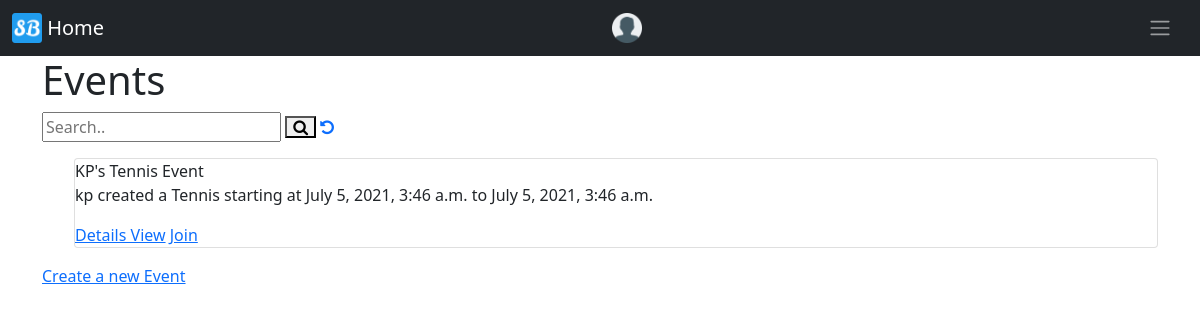
The page /home/eventslist/1 on the database as committed earlier.
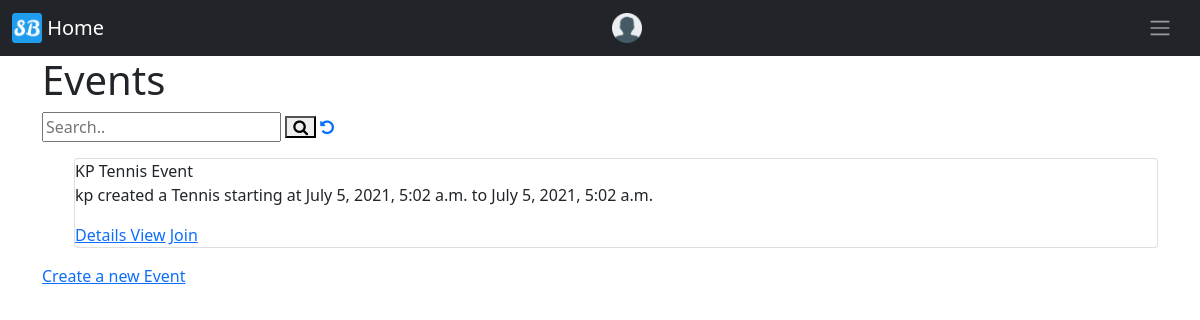
The same page on the database as committed later.
### SportsBuddyApp/models.py (models this page shows, shortened)
class Event(models.Model):
    event_name = models.CharField(max_length=50, default="Event Name")
    event_description = models.TextField(default="Event Description")
    creator = models.ForeignKey(
        User, on_delete=CASCADE, related_name='events', default=None)
    sport = models.ForeignKey(Sport, related_name='events', on_delete=CASCADE)
    start_date = models.DateField(default=datetime.datetime.now)
    start_time = models.DateTimeField()
    end_time = models.DateTimeField()
    radius = models.IntegerField()
    num_of_players = models.IntegerField(default=1)
    proficiency = models.IntegerField(
        default=Proficiency.LOW, choices=Proficiency.choices)
    competitive = models.BooleanField(default=False)
    interested_users = models.ManyToManyField(
        User, related_name="events_interested_in", blank=True)
    confirmed_users = models.ManyToManyField(
        User, related_name="events_confirmed_in", blank=True)
    def __str__(self):
        return self.event_name

class Sport(models.Model):
    name = models.CharField(max_length=50)
    open_events = models.IntegerField()

### SportsBuddyApp/views.py (the view, shortened to what this page needs)
# urls.py: path('eventslist/<int:sport_id>', EventListView.as_view(), name='event-list'),
class EventListView(ListView):
    model = Event
    template_name = 'SportsBuddyApp/event_list.html'
    def get(self, request, sport_id):
        sport = Sport.objects.get(id=self.kwargs['sport_id'])
        event_list = sport.events.all()
        strval = request.GET.get("search", False)
        print(strval)
        if strval:
            query = Q(event_name__icontains=strval)
            query.add(Q(event_description__icontains=strval), Q.OR)
            event_list = event_list.filter(
                query).select_related().distinct().order_by('event_name')[:10]
        else:
            event_list = event_list.order_by('event_name')[:10]
        print(event_list)
        ctx = {'event_list': event_list,
               'search': strval, 'sport_id': sport_id}
        return render(request, self.template_name, ctx)

### SportsBuddyApp/templates/SportsBuddyApp/event_list.html (shortened to what this page needs)
{% extends "base.html" %}
{%block content%}
<h1>{{sport.name}} Events</h1>
<form>
  <input type="text" placeholder="Search.." name="search"
  >
  <button type="submit"><i class="fa fa-search"></i></button>
<a href="{{sport.id}}"><i class="fa fa-undo"></i></a>
</form>
<ul>
    {% for event in event_list %}
    {%if event.sport.id == sport_id%}
        <div class="card blue-grey darken-1">
          <div class="card-content white-text">
            <span class="card-title">{{event.event_name}}</span>
            <p>{{ event.creator.username }} created a {{event.sport.name}} starting at {{event.start_time}} to {{event.end_time}}</p>
          </div>
          <div class="card-action">
            <a href="/home/eventsdetail/{{event.id}}">Details View</a>
            {%if not event.creator == user %}
            {%if user in event.interested_users.all%}
            You have already sent a join request to this event
            {%elif user in event.interested_users.all%}
            You have joined this event
            {%else%}
            <a href="/joinRequest/send_join_request/{{event.id}}">Join</a>
            {%endif%}
            {%endif%}
          </div>
    {% endif %}
    {% empty %}
    <li>No Events</li>
      <br>
    {% endfor %}
</div>
</ul>
<a href="/home/createevent">Create a new Event</a>
{%endblock%}

Rows that differ between the two databases and show on the page:
removed Event: event_name "KP's Tennis Event", creator.username "kp", sport.name "Tennis", start_time "July 5, 2021, 3:46 a.m.", end_time "July 5, 2021, 3:46 a.m."
added Event: event_name "KP Tennis Event", creator.username "kp", sport.name "Tennis", start_time "July 5, 2021, 5:02 a.m.", end_time "July 5, 2021, 5:02 a.m."
